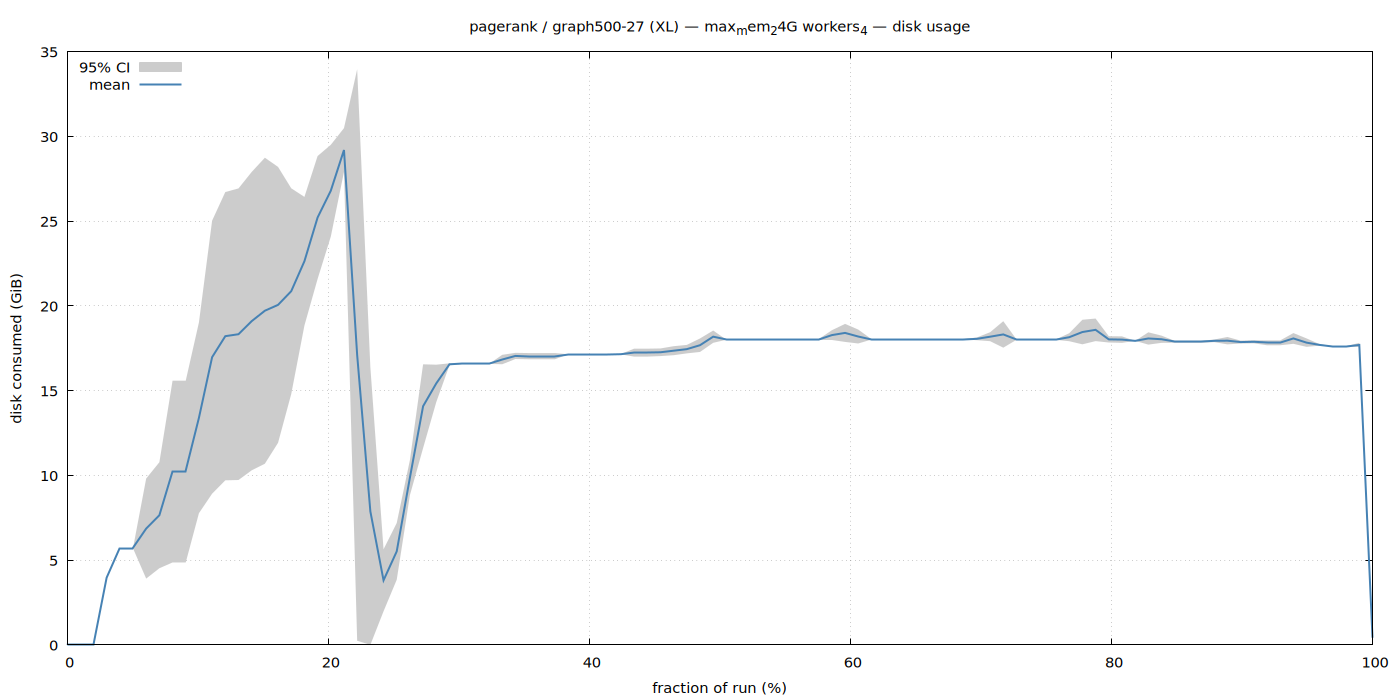

Reproduce this figure in gnuplot.
set terminal pngcairo size 1400,700 enhanced font 'Sans,11'
set output '/home/ubuntu/nvm/results/pagerank/XL/graph500-27/max_mem_24G_workers_4/disk.png'
set title "pagerank / graph500-27 (XL) — max_mem_24G workers_4 — disk usage"
set xlabel 'fraction of run (%)'
set ylabel 'disk consumed (GiB)'
set grid
set key top left
set yrange [0:*]
plot '/home/ubuntu/nvm/results/pagerank/XL/graph500-27/max_mem_24G_workers_4/disk.dat' using 1:3:4 with filledcurves lc rgb '#cccccc' title '95% CI', \
     '' using 1:2 with lines lw 2 lc rgb '#4682b4' title 'mean'
